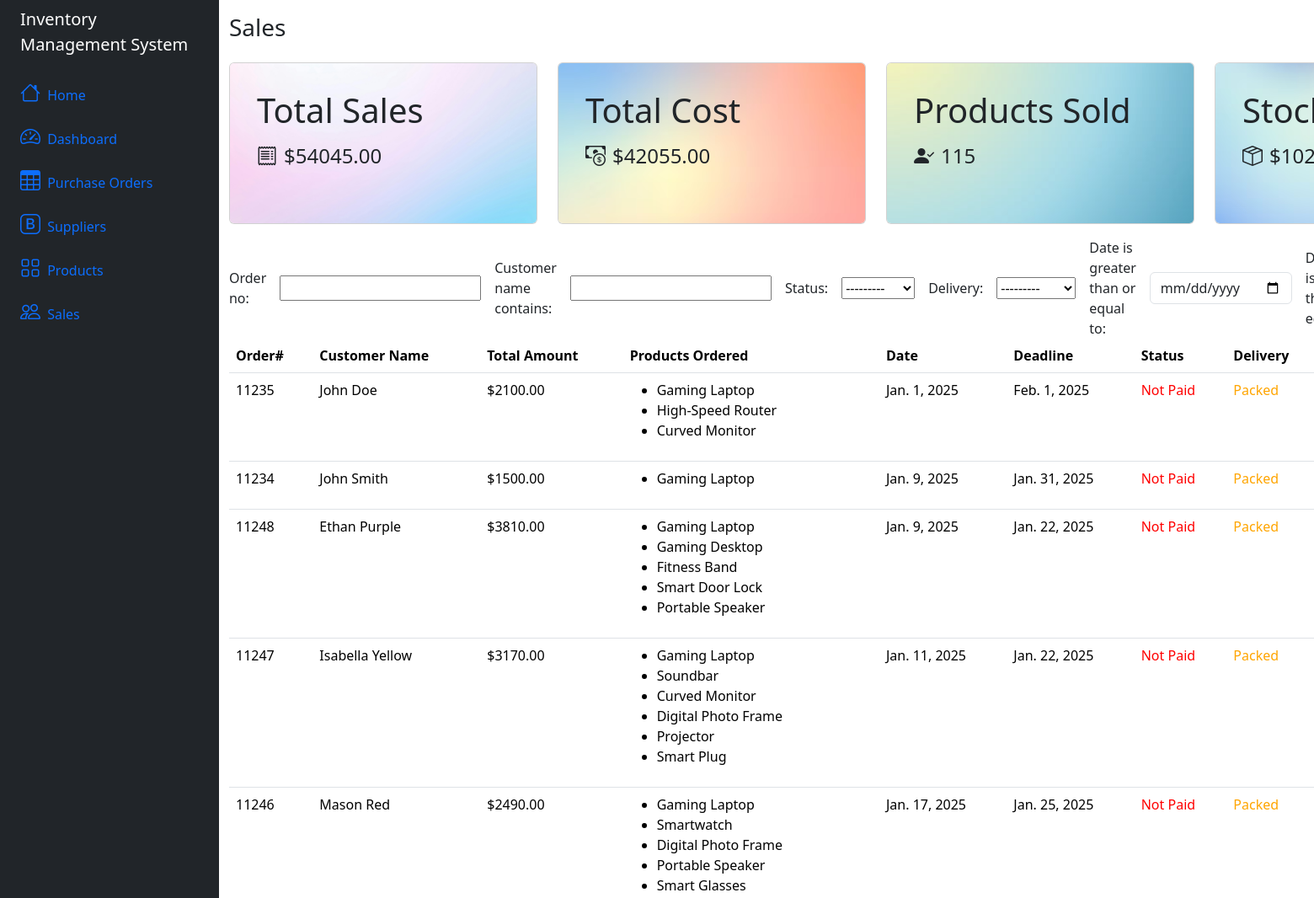
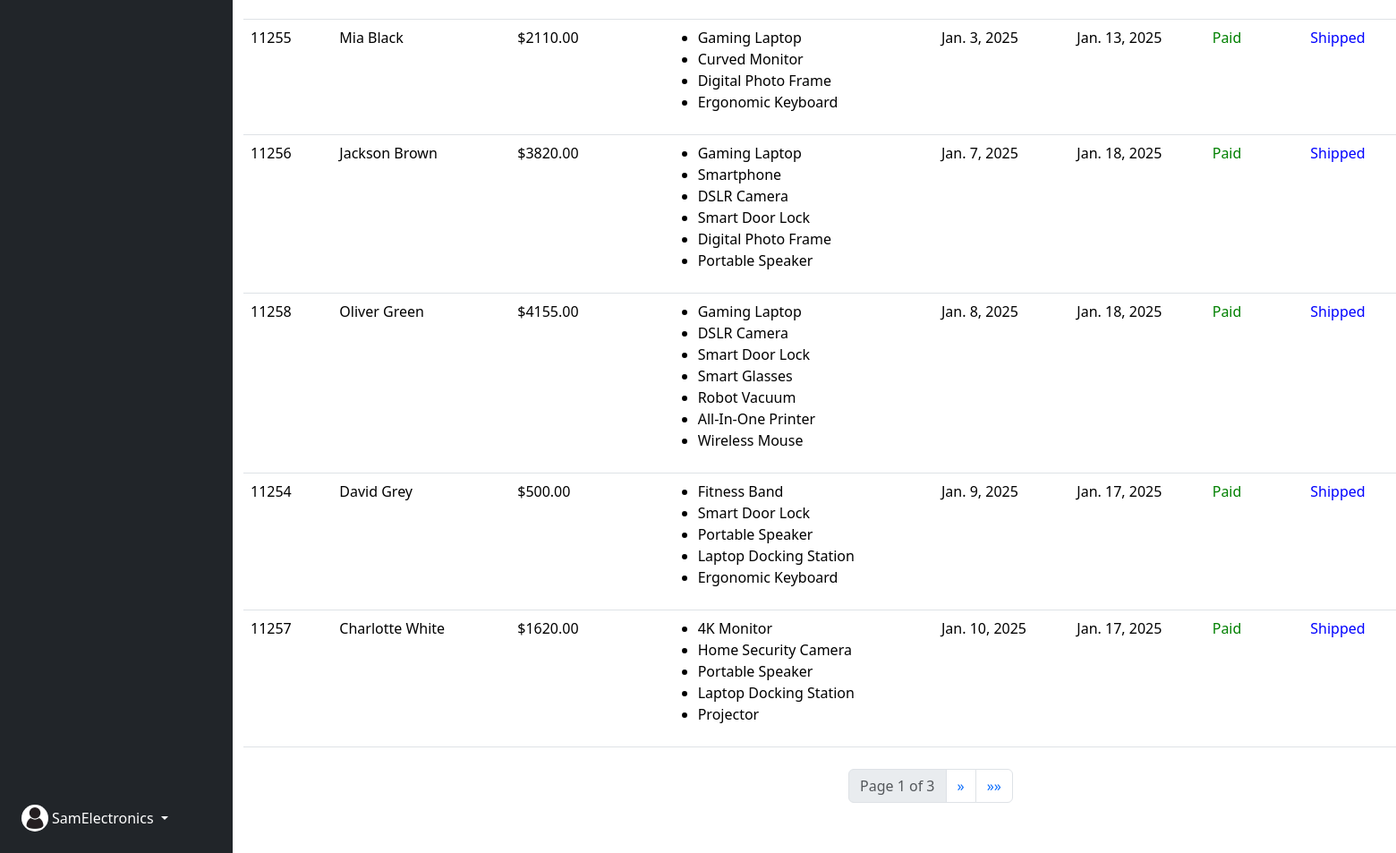
Page /order-list/ (signed in) on the committed database (2 pictures, top to bottom).
### invApp/models.py (models this page shows, shortened)
class Orders(models.Model):
    order_no = models.IntegerField(unique=True)
    customer_name = models.CharField(max_length=100)
    total_amount = models.FloatField(null=True, blank=True)
    date = models.DateField()
    deadline = models.DateField()
    user = models.ForeignKey(User, on_delete=models.CASCADE)
    total_cost = models.FloatField(null=True, blank=True)
    number_of_products = models.IntegerField(null=True, blank = True)
    STATUS_CHOICES = [
        ('not_paid', 'Not Paid'),
        ('paid', 'Paid')
    ]
    DELIVERY_CHOICES = [
        ('packed', 'Packed'),
        ('shipped', 'Shipped'),
        ('delivered', 'Delivered'),
    ]
    status = models.CharField(max_length=50, choices=STATUS_CHOICES, default = "not_paid")
    delivery = models.CharField(max_length=50, choices=DELIVERY_CHOICES, default = "packed")
    products = models.ManyToManyField('Product', related_name='orders')

class Product(models.Model):
  product_id = models.AutoField(primary_key=True)
  name = models.CharField(max_length=100)
  sku = models.CharField(max_length=50, unique=True)
  price = models.FloatField()
  cost = models.FloatField()
  quantity = models.IntegerField()
  user = models.ForeignKey(User, on_delete=models.CASCADE)
  cost_quantity = models.FloatField(null=True, blank=True)
  supplier = models.CharField(max_length=100)
  units_sold = models.IntegerField(default=0)

### invApp/views.py (the view)
# urls.py: path('order-list/', views.order, name='order-list'),
def order(request):
  user = request.user
  orders = Orders.objects.filter(user = user).order_by('status','-delivery','date')
  totals = Orders.objects.filter(user=user).aggregate(total_amount = Sum('total_amount'), total_cost = Sum('total_cost'), number_of_products = Sum('number_of_products'))
  stock_on_hand = Product.objects.filter(user=user).aggregate(cost_quantity = Sum("cost_quantity"))
  if totals['total_amount'] == None:
    total_amount = 0
  else:
    total_amount = totals['total_amount']
  if totals['total_cost'] == None:
    total_cost = 0
  else:
    total_cost = totals['total_cost']
  if totals['number_of_products'] == None:
    number_of_products = 0
  else:
    number_of_products = totals['number_of_products']
  if stock_on_hand['cost_quantity'] == None:
    cost_quantity = 0
  else:
    cost_quantity = stock_on_hand['cost_quantity']
  myFilter = OrderFilter(request.GET, queryset=orders)
  orders = myFilter.qs
  paginator = Paginator(orders, 10)
  page_number = request.GET.get('page')
  page_obj = paginator.get_page(page_number)
  context = {
    'orders' : page_obj,
    'myFilter' : myFilter,
    'total_amount' : total_amount,
    'total_cost' : total_cost,
    'number_of_products' : number_of_products,
    'cost_quantity' : cost_quantity,
  }
  return render(request, 'cust_orders/order-list.html', context)

### invApp/templates/cust_orders/order-list.html (shortened to what this page needs)
{% extends "partials/base.html" %}
{% load static %}
{% block content %}
<div class="d-flex justify-content-between">
    <h3>Sales</h3>
</div>
<div class="row my-3">
  <div class="col-sm-3 mb-3 mb-sm-0">
    <div class="card">
      <div class="card-img" style="height: 190px; background: url('{% static "images/grad1.png" %}') no-repeat center center; background-size: cover;">
      </div>
        <div class="card-img-overlay">
          <div class="card-body">
            <h5 class="card-title display-6">Total Sales</h5>
            <div class="d-flex h4 my-3 gap-2 align-items-center">
              <i class="bi bi-receipt"></i>
              <p class="card-text">${{ total_amount|floatformat:2 }}</p>
            </div>
          </div>
        </div>
    </div>
  </div>
  <div class="col-sm-3">
    <div class="card">
      <div class="card-img" style="height: 190px; background: url('{% static "images/grad2.png" %}') no-repeat center center; background-size: cover;">
      </div>
        <div class="card-img-overlay">
          <div class="card-body">
            <h5 class="card-title display-6">Total Cost</h5>
            <div class="d-flex h4 my-3 gap-2 align-items-center">
              <i class="bi bi-cash-coin"></i>
              <p class="card-text">${{ total_cost|floatformat:2 }}</p>
            </div>
          </div>
        </div>
    </div>
  </div>
  <div class="col-sm-3">
    <div class="card">
      <div class="card-img" style="height: 190px; background: url('{% static "images/grad3.png" %}') no-repeat center center; background-size: cover;">
      </div>
        <div class="card-img-overlay">
          <div class="card-body">
            <h5 class="card-title display-6">Products Sold</h5>
            <div class="d-flex h4 my-3 gap-2 align-items-center">
              <i class="bi bi-person-check-fill"></i>
              <p class="card-text">{{ number_of_products }}</p>
            </div>
          </div>
        </div>
    </div>
  </div>
  <div class="col-sm-3">
    <div class="card">
      <div class="card-img" style="height: 190px; background: url('{% static "images/grad4.png" %}') no-repeat center center; background-size: cover;">
      </div>
        <div class="card-img-overlay">
          <div class="card-body">
            <h5 class="card-title display-6">Stock on Hand</h5>
            <div class="d-flex h4 my-3 gap-2 align-items-center">
              <i class="bi bi-box-seam"></i>
              <p class="card-text">${{ cost_quantity | floatformat:2 }}</p>
            </div>
          </div>
        </div>
    </div>
  </div>
</div>
<div class="d-flex mt-3">
  <form method="GET" class="d-flex gap-3 align-items-center">
    {{ myFilter.form.as_table }}
  </form>
</div>
<table class="table">
  <thead>
    <tr>
      <th>Order#</th>
      <th>Customer Name</th>
      <th>Total Amount</th>
      <th>Products Ordered</th>
      <th>Date</th>
      <th>Deadline</th>
      <th>Status</th>
      <th>Delivery</th>
    </tr>
  </thead>
  <tbody>
    {% for order in orders %}
    <tr>
      <td>{{ order.order_no }}</td>
      <td>{{ order.customer_name }}</td>
      <td>${{ order.total_amount|floatformat:2 }}</td>
      <td>
        <ul>
          {% for product in order.products.all %}
          <li>{{ product.name }}</li>
          {% endfor %}
        </ul>
      </td>
      <td>{{ order.date }}</td>
      <td>{{ order.deadline }}</td>
      <td>
        <span
          style="color: {% if order.status == 'not_paid' %}red{% else %}green{% endif %};">
          {{ order.get_status_display }}
        </span>
      </td>
      <td>
        <span
          style="color:
            {% if order.delivery == 'packed' %}orange
            {% elif order.delivery == 'shipped' %}blue
            {% elif order.delivery == 'delivered' %}green
            {% endif %};">
          {{ order.get_delivery_display }}
        </span>
      </td>
    </tr>
    {% endfor %}
  </tbody>
</table>
<div class="d-flex justify-content-center my-4">
  <nav>
    <ul class="pagination">
      <li class="page-item disabled">
        <span class="page-link">Page {{ orders.number }} of {{ orders.paginator.num_pages }}</span>
      </li>
      {% if orders.has_next %}
        <li class="page-item">
          <a class="page-link" href="?page={{ orders.next_page_number }}" aria-label="Next">
            <span aria-hidden="true">&raquo;</span>
          </a>
        </li>
        <li class="page-item">
          <a class="page-link" href="?page={{ orders.paginator.num_pages }}" aria-label="Last">
            <span aria-hidden="true">&raquo;&raquo;</span>
          </a>
        </li>
      {% endif %}
    </ul>
  </nav>
</div>
{% endblock %}

### invApp/templates/partials/base.html (shortened to what this page needs)
{% load static %}
<!DOCTYPE html>
<html lang="en">
  <head>
    <link href="https://cdn.jsdelivr.net/npm/bootstrap@5.3.3/dist/css/bootstrap.min.css" rel="stylesheet">
    <link rel="stylesheet" href="https://cdnjs.cloudflare.com/ajax/libs/bootstrap-icons/1.10.0/font/bootstrap-icons.min.css">
    <link href="https://cdn.jsdelivr.net/npm/simple-datatables@latest/dist/style.css" rel="stylesheet" type="text/css">
    <link rel="stylesheet" href="{% static 'styles/styles.css' %}">
  </head>
  <body>
    <div class="container-fluid">
      <div class="row flex-nowrap">
        <div class="col-auto col-md-3 col-xl-2 px-sm-2 px-0 bg-dark">
          {% include "partials/nav.html" %}
        </div>
        <div class="col py-3">
          {% block content %}{% endblock %}
        </div>
      </div>
    </div>
  </body>
</html>

### invApp/templates/partials/nav.html (shortened to what this page needs)
{% load static %}
<div class="d-flex flex-column align-items-center align-items-sm-start px-3 pt-2 text-white min-vh-100">
  <a href="/" class="d-flex align-items-center pb-3 mb-md-0 me-md-auto text-white text-decoration-none">
      <span class="fs-5 d-none d-sm-inline">Inventory Management System</span>
  </a>
  <ul class="nav nav-pills flex-column mb-sm-auto mb-0 align-items-center align-items-sm-start" id="menu">
      <li class="nav-item">
          <a href="{% url 'home' %}" class="nav-link align-middle px-0">
              <i class="fs-4 bi-house"></i> <span class="ms-1 d-none d-sm-inline">Home</span>
          </a>
      </li>
      <li>
          <a href="{% url 'dashboard' %}" class="nav-link px-0 align-middle">
              <i class="fs-4 bi-speedometer2"></i> <span class="ms-1 d-none d-sm-inline">Dashboard</span> </a>
      </li>
      <li>
          <a href="{% url 'purchase-orders-list' %}" class="nav-link px-0 align-middle">
              <i class="fs-4 bi-table"></i> <span class="ms-1 d-none d-sm-inline">Purchase Orders</span></a>
      </li>
      <li>
          <a href="{% url 'supplier-list' %}" class="nav-link px-0 align-middle ">
              <i class="fs-4 bi-bootstrap"></i> <span class="ms-1 d-none d-sm-inline">Suppliers</span></a>
      </li>
      <li>
          <a href="{% url 'product-list' %}" class="nav-link px-0 align-middle">
              <i class="fs-4 bi-grid"></i> <span class="ms-1 d-none d-sm-inline">Products</span> </a>
      </li>
      <li>
          <a href="{% url 'order-list' %}" class="nav-link px-0 align-middle">
              <i class="fs-4 bi-people"></i> <span class="ms-1 d-none d-sm-inline">Sales</span> </a>
      </li>
  </ul>
  <div class="dropdown pb-4 position-fixed bottom-0 start-2">
      <a href="#" class="d-flex align-items-center text-white text-decoration-none dropdown-toggle" id="dropdownUser1" data-bs-toggle="dropdown" aria-expanded="false">
          <img src="{% static 'images/company.png' %}" alt="company profile" width="30" height="30" class="rounded-circle">
          <span class="d-none d-sm-inline mx-1">{{ user.username }}</span>
      </a>
  </div>
</div>

### invApp/static/styles/styles.css (style rules this page uses)
.card-img { width: 100%; height: 300px; object-fit: cover; }

### rows in the picture
Orders: order_no "11235", customer_name "John Doe", total_amount "2100.00", date "Jan. 1, 2025", deadline "Feb. 1, 2025", status "Not Paid", delivery "Packed"
Product: name "Gaming Laptop"
Product: name "High-Speed Router"
Product: name "Curved Monitor"
Orders: order_no "11234", customer_name "John Smith", total_amount "1500.00", date "Jan. 9, 2025", deadline "Jan. 31, 2025", status "Not Paid", delivery "Packed"
Orders: order_no "11248", customer_name "Ethan Purple", total_amount "3810.00", date "Jan. 9, 2025", deadline "Jan. 22, 2025", status "Not Paid", delivery "Packed"
Product: name "Gaming Desktop"
Product: name "Fitness Band"
Product: name "Smart Door Lock"
Product: name "Portable Speaker"
Orders: order_no "11247", customer_name "Isabella Yellow", total_amount "3170.00", date "Jan. 11, 2025", deadline "Jan. 22, 2025", status "Not Paid", delivery "Packed"
Product: name "Soundbar"
Product: name "Digital Photo Frame"
Product: name "Projector"
Product: name "Smart Plug"
Orders: order_no "11246", customer_name "Mason Red", total_amount "2490.00", date "Jan. 17, 2025", deadline "Jan. 25, 2025", status "Not Paid", delivery "Packed"
Product: name "Smartwatch"
Product: name "Smart Glasses"
Orders: order_no "11255", customer_name "Mia Black", total_amount "2110.00", date "Jan. 3, 2025", deadline "Jan. 13, 2025", status "Paid", delivery "Shipped"
Product: name "Ergonomic Keyboard"
Orders: order_no "11256", customer_name "Jackson Brown", total_amount "3820.00", date "Jan. 7, 2025", deadline "Jan. 18, 2025", status "Paid", delivery "Shipped"
Product: name "Smartphone"
Product: name "DSLR Camera"
Orders: order_no "11258", customer_name "Oliver Green", total_amount "4155.00", date "Jan. 8, 2025", deadline "Jan. 18, 2025", status "Paid", delivery "Shipped"
Product: name "Robot Vacuum"
Product: name "All-In-One Printer"
Product: name "Wireless Mouse"
Orders: order_no "11254", customer_name "David Grey", total_amount "500.00", date "Jan. 9, 2025", deadline "Jan. 17, 2025", status "Paid", delivery "Shipped"
Product: name "Laptop Docking Station"
Orders: order_no "11257", customer_name "Charlotte White", total_amount "1620.00", date "Jan. 10, 2025", deadline "Jan. 17, 2025", status "Paid", delivery "Shipped"
Product: name "4K Monitor"
Product: name "Home Security Camera"

### other values in the picture
{{ user.username }} "SamElectronics"
{{ total_amount|floatformat:2 }} "54045.00"
{{ total_cost|floatformat:2 }} "42055.00"
{{ number_of_products }} "115"
{{ orders.number }} "1"
{{ orders.paginator.num_pages }} "3"
